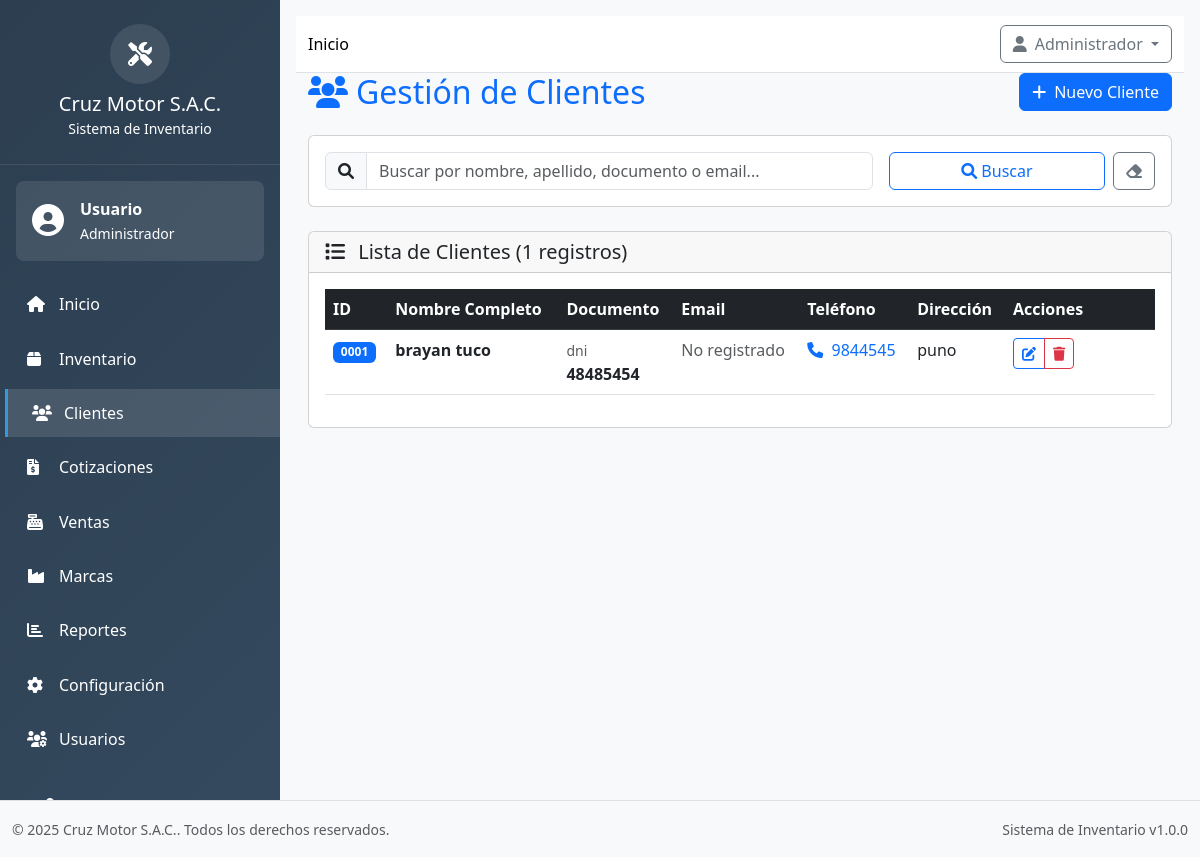
The page /?page=clientes (signed in) on the database its author committed.
### tables this page shows
CREATE TABLE `clientes` (
  `id_cliente` int NOT NULL,
  `nombres` varchar(100) DEFAULT NULL,
  `apellidos` varchar(100) DEFAULT NULL,
  `nombre` varchar(150) NOT NULL,
  `apellido` varchar(150) DEFAULT NULL,
  `dni_ruc` varchar(20) DEFAULT NULL,
  `telefono` varchar(20) DEFAULT NULL,
  `correo` varchar(150) DEFAULT NULL,
  `estado` enum('activo','inactivo') DEFAULT 'activo',
  `tipo_documento` enum('dni','ruc','pasaporte','carnet_extranjeria') DEFAULT 'dni',
  `numero_documento` varchar(20) DEFAULT NULL,
  `email` varchar(100) DEFAULT NULL,
  `direccion` text,
  `distrito` varchar(50) DEFAULT NULL,
  `provincia` varchar(50) DEFAULT NULL,
  `departamento` varchar(50) DEFAULT NULL,
  `fecha_nacimiento` date DEFAULT NULL,
  `fecha_registro` timestamp NULL DEFAULT CURRENT_TIMESTAMP
);

### app/controllers/ClienteController.php (called while the page is built, shortened)
<?php
class ClienteController extends Controller
{
    public function index()
    {
        try {
            $params = $this->buildSearchParams();
            $clientes = $this->getClientesList($params);
            $total = $this->getClientesCount($params);
            $perPage = (int)$params['length'];
            $currentPage = floor((int)$params['start'] / $perPage) + 1;
            $totalPages = ceil($total / $perPage);
            $this->view('clientes/index', [
                'clientes' => $clientes,
                'total' => $total,
                'search' => $params['search'],
                'estado' => $params['estado'],
                'currentPage' => $currentPage,
                'totalPages' => $totalPages,
                'perPage' => $perPage,
                'draw' => $_GET['draw'] ?? 1,
                'recordsTotal' => $total,
                'recordsFiltered' => $total,
                'csrf_token' => $this->generateCSRF()
            ]);
        } catch (Exception $e) {
            Logger::error('Error en ClienteController::index', [
                'error' => $e->getMessage(),
                'trace' => $e->getTraceAsString()
            ]);
            $this->json(['error' => 'Error interno del servidor'], 500);
        }
    }
    private function buildSearchParams()
    {
        return [
            'search' => $_GET['search'] ?? '',
            'estado' => $_GET['estado'] ?? '',
            'start' => $_GET['start'] ?? 0,
            'length' => $_GET['length'] ?? 10
        ];
    }
    private function getClientesList($params)
    {
        $sql = "SELECT * FROM clientes WHERE 1=1";
        $sqlParams = [];
        $sql .= " ORDER BY nombre ASC LIMIT ? OFFSET ?";
        $sqlParams[] = (int)$params['length'];
        $sqlParams[] = (int)$params['start'];
        return $this->db->select($sql, $sqlParams);
    }
    private function getClientesCount($params)
    {
        $sql = "SELECT COUNT(*) as total FROM clientes WHERE 1=1";
        $sqlParams = [];
        $result = $this->db->selectOne($sql, $sqlParams);
        return $result['total'] ?? 0;
    }
}

### app/core/Database.php (called while the page is built, shortened)
<?php
class Database
{
    private static $instance = null;
    private $connection;
    private $host;
    private $dbname;
    private $username;
    private $password;
    private $charset;
    private function __construct()
    {
        $this->host = DB_HOST;
        $this->dbname = DB_NAME;
        $this->username = DB_USER;
        $this->password = DB_PASS;
        $this->charset = DB_CHARSET;
    }
    public static function getInstance()
    {
        if (self::$instance === null) {
            self::$instance = new self();
        }
        return self::$instance;
    }
    private function connect()
    {
        try {
            $dsn = "mysql:host={$this->host};dbname={$this->dbname};charset={$this->charset}";
            $options = [
                PDO::ATTR_ERRMODE => PDO::ERRMODE_EXCEPTION,
                PDO::ATTR_DEFAULT_FETCH_MODE => PDO::FETCH_ASSOC,
                PDO::ATTR_EMULATE_PREPARES => false,
                PDO::MYSQL_ATTR_INIT_COMMAND => "SET NAMES {$this->charset}"
            ];
            $this->connection = new PDO($dsn, $this->username, $this->password, $options);
        } catch (PDOException $e) {
            Logger::error("Error de conexión a base de datos: " . $e->getMessage(), [
                'host' => $this->host,
                'database' => $this->dbname
            ]);
            throw new Exception("Error de conexión a la base de datos: " . $e->getMessage());
        }
    }
    public function select($sql, $params = [])
    {
        try {
            $stmt = $this->connection->prepare($sql);
            $stmt->execute($params);
            return $stmt->fetchAll();
        } catch (PDOException $e) {
            Logger::error("Error en consulta SELECT: " . $e->getMessage(), [
                'sql' => $sql,
                'params' => $params
            ]);
            throw new Exception("Error en consulta SELECT: " . $e->getMessage());
        }
    }
}

### app/views/clientes/index.php (the view, shortened to what this page needs)
<div class="container-fluid">
    <div class="row">
        <div class="col-12">
            <div class="d-flex justify-content-between align-items-center mb-4">
                <h2 class="text-primary mb-0">
                    <i class="fas fa-users me-2"></i>Gestión de Clientes
                </h2>
                <a href="?page=clientes&action=create" class="btn btn-primary">
                    <i class="fas fa-plus me-2"></i>Nuevo Cliente
                </a>
            </div>
            <div class="card mb-4">
                <div class="card-body">
                    <form method="GET" action="?page=clientes" class="row g-3">
                        <div class="col-md-8">
                            <div class="input-group">
                                <span class="input-group-text">
                                    <i class="fas fa-search"></i>
                                </span>
                                <input type="text"
                                    class="form-control"
                                    name="search"
                                    placeholder="Buscar por nombre, apellido, documento o email..."
                                    value="<?= htmlspecialchars($data['search']) ?>">
                            </div>
                        </div>
                        <div class="col-md-4">
                            <div class="d-flex gap-2">
                                <button type="submit" class="btn btn-outline-primary flex-fill">
                                    <i class="fas fa-search me-1"></i>Buscar
                                </button>
                                <a href="?page=clientes" class="btn btn-outline-secondary" title="Limpiar búsqueda">
                                    <i class="fas fa-eraser"></i>
                                </a>
                            </div>
                        </div>
                    </form>
                </div>
            </div>
            <div class="card">
                <div class="card-header d-flex justify-content-between align-items-center">
                    <h5 class="mb-0">
                        <i class="fas fa-list me-2"></i>
                        Lista de Clientes (<?= $data['total'] ?> registros)
                    </h5>
                </div>
                <div class="card-body">
                    <?php if (!empty($data['clientes'])): ?>
                        <div class="table-responsive">
                            <table class="table table-hover">
                                <thead class="table-dark">
                                    <tr>
                                        <th>ID</th>
                                        <th>Nombre Completo</th>
                                        <th>Documento</th>
                                        <th>Email</th>
                                        <th>Teléfono</th>
                                        <th>Dirección</th>
                                        <th width="150">Acciones</th>
                                    </tr>
                                </thead>
                                <tbody>
                                    <?php foreach ($data['clientes'] as $cliente): ?>
                                        <tr>
                                            <td>
                                                <span class="badge bg-primary">
                                                    <?= str_pad($cliente['id_cliente'], 4, '0', STR_PAD_LEFT) ?>
                                                </span>
                                            </td>
                                            <td>
                                                <strong><?= htmlspecialchars($cliente['nombre'] . ' ' . $cliente['apellido']) ?></strong>
                                            </td>
                                            <td>
                                                <div>
                                                    <small class="text-muted"><?= htmlspecialchars($cliente['tipo_documento']) ?></small><br>
                                                    <strong><?= htmlspecialchars($cliente['numero_documento']) ?></strong>
                                                </div>
                                            </td>
                                            <td>
                                                <?php if (!empty($cliente['email'])): ?>
                                                    <a href="mailto:<?= htmlspecialchars($cliente['email']) ?>" class="text-decoration-none">
                                                        <i class="fas fa-envelope me-1"></i>
                                                        <?= htmlspecialchars($cliente['email']) ?>
                                                    </a>
                                                <?php else: ?>
                                                    <span class="text-muted">No registrado</span>
                                                <?php endif; ?>
                                            </td>
                                            <td>
                                                <?php if (!empty($cliente['telefono'])): ?>
                                                    <a href="tel:<?= htmlspecialchars($cliente['telefono']) ?>" class="text-decoration-none">
                                                        <i class="fas fa-phone me-1"></i>
                                                        <?= htmlspecialchars($cliente['telefono']) ?>
                                                    </a>
                                                <?php else: ?>
                                                    <span class="text-muted">No registrado</span>
                                                <?php endif; ?>
                                            </td>
                                            <td>
                                                <?php if (!empty($cliente['direccion'])): ?>
                                                    <span title="<?= htmlspecialchars($cliente['direccion']) ?>">
                                                        <?= htmlspecialchars(strlen($cliente['direccion']) > 50 ?
                                                            substr($cliente['direccion'], 0, 50) . '...' :
                                                            $cliente['direccion']) ?>
                                                    </span>
                                                <?php else: ?>
                                                    <span class="text-muted">No registrada</span>
                                                <?php endif; ?>
                                            </td>
                                            <td>
                                                <div class="btn-group btn-group-sm" role="group">
                                                    <a href="?page=clientes&action=edit&id=<?= $cliente['id_cliente'] ?>"
                                                        class="btn btn-outline-primary"
                                                        title="Editar cliente">
                                                        <i class="fas fa-edit"></i>
                                                    </a>
                                                    <button type="button"
                                                        class="btn btn-outline-danger"
                                                        title="Eliminar cliente"
                                                        onclick="confirmarEliminacion(<?= $cliente['id_cliente'] ?>, '<?= htmlspecialchars($cliente['nombre'] . ' ' . $cliente['apellido']) ?>')">
                                                        <i class="fas fa-trash"></i>
                                                    </button>
                                                </div>
                                            </td>
                                        </tr>
                                    <?php endforeach; ?>
                                </tbody>
                            </table>
                        </div>
                    <?php endif; ?>
                </div>
            </div>
        </div>
    </div>
</div>
</div>
</div>

### public/css/main.css (style rules this page uses)
:root { --primary-color: #2c3e50; --secondary-color: #3498db; --accent-color: #e74c3c; --success-color: #27ae60; --warning-color: #f39c12; --sidebar-width: 280px; }
body { font-family: 'Segoe UI', Tahoma, Geneva, Verdana, sans-serif; background-color: #f8f9fa; overflow-x: hidden; }
html { overflow-x: hidden; }
.container, .container-fluid, .main-content { overflow-x: hidden; }
.table-responsive { overflow-x: auto; overflow-y: hidden; }
* { scrollbar-width: none; }

### rows shown on the page
clientes: id_cliente "0001", nombre+apellido "brayan tuco", tipo_documento "dni", numero_documento "48485454", email "No registrado", telefono "9844545", direccion "puno"

### other values the page prints
COMPANY_NAME "Cruz Motor S.A.C."
$user['nombre'] "Usuario"
$user['rol'] "Administrador"
$data['total'] "1"
APP_VERSION "1.0.0"
